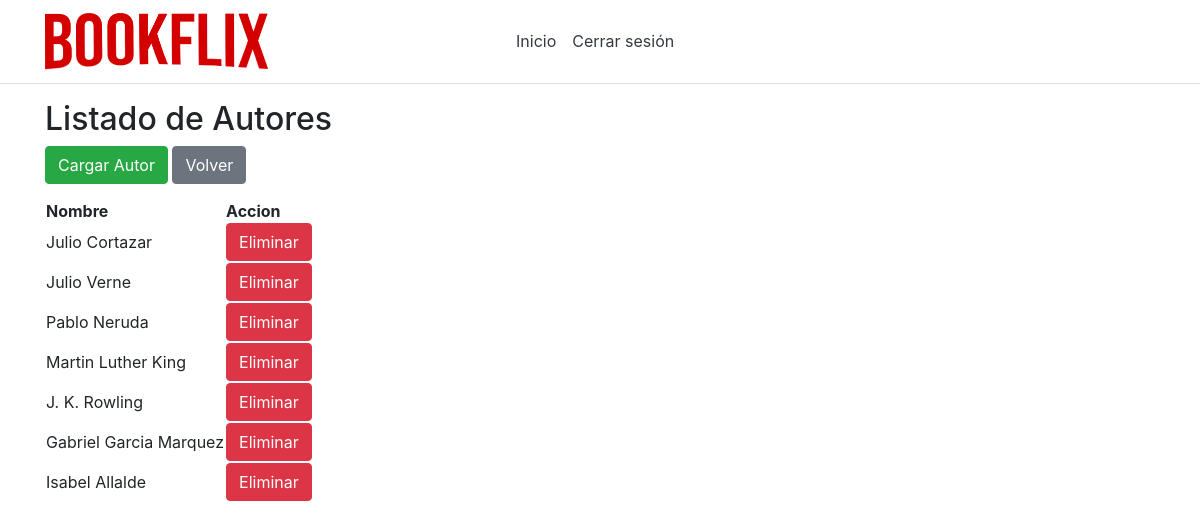
Page /listAutores/ (signed in) on the committed database.
### app/models.py (models this page shows, shortened)
class Autor(models.Model):
    id = models.AutoField(primary_key=True)
    nombre = models.CharField(max_length=50,unique=True)

### app/views.py (the view)
# urls.py: path('listAutores/', views.listAutores),
def listAutores(request):
    autores = Autor.objects.all()
    return render(request, "admin/listOfAutores.html", {'autores': autores})

### app/models.py (called while the page is built)
    @property
    def is_active(self):
        return self.active

    @property
    def is_superuser(self):
        return self.superuser

### app/templates/admin/listOfAutores.html (shortened to what this page needs)
{% extends 'default/layout.html' %}
{% block admin %}
<h2>Listado de Autores</h2>
<div class="btn-group" role="group" aria-label="Basic example">
<form method="get" action="/createAutor">
    <button class="btn btn-success" type="submit">Cargar Autor</button>
  </form>
<form method="get" action="/inicio">
    <button class="btn btn-secondary" type="submit">Volver</button>
</form>
</div>
<table>
    <thead>
        <tr>
            <th>Nombre</th>
            <th>Accion</th>
        </tr>
    </thead>
    <tbody>
        {% for autor in autores %}
        <tr>
            <td>{{ autor.nombre }}</td>
            <td><a class="btn btn-danger" role="button" href="/deleteAutor/{{ autor.id }}"
          onClick="return confirm('¿Seguro que quieres borrar a {{autor.nombre}}?');">
            Eliminar</a></td>
        </tr>
        {% endfor %}
    </tbody>
</table>
{% endblock %}

### rows in the picture
Autor: nombre "Julio Cortazar"
Autor: nombre "Julio Verne"
Autor: nombre "Pablo Neruda"
Autor: nombre "Martin Luther King"
Autor: nombre "J. K. Rowling"
Autor: nombre "Gabriel Garcia Marquez"
Autor: nombre "Isabel Allalde"
